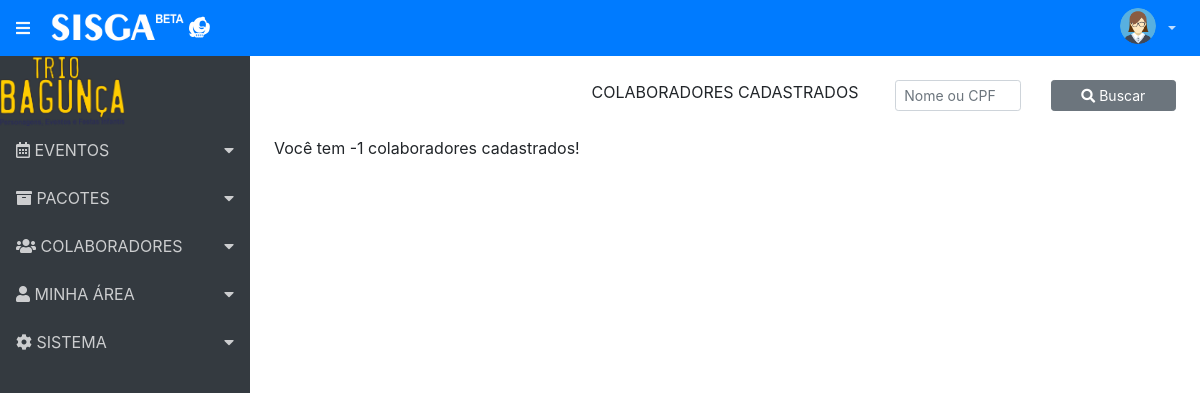
The app's page /index.php/colaborador/ColaboradoresCadastrados, older data.
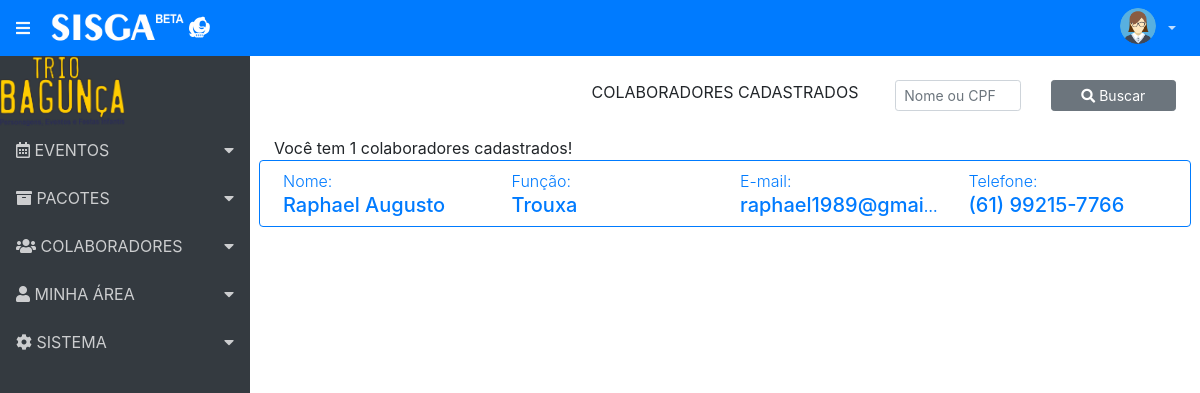
The same page, newer data.
### tables this page shows
CREATE TABLE `colaborador` (
  `id_colab` int(9) NOT NULL,
  `nome_colab` varchar(50) NOT NULL,
  `sobrenome_colab` varchar(50) DEFAULT NULL,
  `funcao_colab` varchar(30) NOT NULL,
  `cpf_colab` varchar(14) DEFAULT NULL,
  `nasc_colab` date NOT NULL,
  `sexo_colab` varchar(9) DEFAULT NULL,
  `cep_colab` varchar(10) NOT NULL,
  `rua_colab` text NOT NULL,
  `cidade_colab` text NOT NULL,
  `bairro_colab` varchar(25) NOT NULL,
  `estado_colab` varchar(2) NOT NULL,
  `complemento_colab` text NOT NULL,
  `fixo_colab` varchar(15) NOT NULL,
  `cel_colab` varchar(16) NOT NULL,
  `email_colab` varchar(50) NOT NULL,
  `login_colab` varchar(20) NOT NULL,
  `senha_colab` text NOT NULL,
  `foto_colab` text NOT NULL
);

### application/controllers/Colaborador.php (called while the page is built, shortened)
<?php
class Colaborador extends CI_Controller {
	function __construct() {
		$this->load->library('form_validation');
	}
	public function ColaboradoresCadastrados()	{
		$dados['titulo'] = 'Colaboradores Cadastros';
		$this->load->model('Colaborador_model');
		$lista = $this->Colaborador_model->MostraColaborador();
		$Colaborador =  array('colaborador' => $lista);
		$TotalColab = count($lista);
		$Colaborador["total"] = $TotalColab;
		$this->load->view('header', $dados);
		$this->load->view('menu');
		$this->load->view('ColaboradoresCadastrados', $Colaborador);
		$this->load->view('footer');
	}
}

### index.php (called while the page is built, shortened)
<?php
require_once BASEPATH.'core/CodeIgniter.php';

### application/models/Colaborador_model.php (called while the page is built, shortened)
<?php
class Colaborador_model extends CI_Model {
	public function MostraColaborador () {
		return $this->db->get('colaborador')->result_array();
	}
}

### application/views/ColaboradoresCadastrados.php (the view, shortened to what this page needs)
<div class="container p-4">
	<form action="">
		<div class="form-group row">
			<div class="col-lg-4"></div>
			<div class="col-lg-4"><p class="text-center">COLABORADORES CADASTRADOS</p></div>
			<div class="col-lg-2 text-left">
				<input type="text" class="form-control form-control-block form-control-sm" id="inputdefault" placeholder="Nome ou CPF">
			</div>
			<div class="col-lg-2"><button class="btn btn-secondary btn-sm btn-block" type="submit"><i class="fas fa-search"></i> Buscar</button></div>
		</div>
	</form>
		<?php
			if ($this->session->userdata('IdUser') == '1') {
				$total = $total;
			} else {
				$total = $total - 1;
			}
		?>
		<span class="text-right"><?php echo "Você tem ".$total." colaboradores cadastrados!"; ?></span>
      	<?php foreach ($colaborador as $colab) :
      		if ($this->session->userdata('IdUser') == '1') { ?>
			<div class="row border border-primary rounded p-2 mb-2 text-primary">
                <div class="col text-truncate">
                    <span class="font-weight-light">Nome: <br /></span>
                    <span class="h5"><?= anchor("Colaborador/DetalheColaborador/{$colab['id_colab']}", $colab['nome_colab']); ?></span>
                </div>
                <div class="col">
                    <span class="font-weight-light text-truncate">Função: <br /></span>
                    <span class="h5"><?= anchor("Colaborador/DetalheColaborador/{$colab['id_colab']}", $colab['funcao_colab']); ?></span>
                </div>
                <div class="col text-truncate">
                    <span class="font-weight-light">E-mail: <br /></span>
                    <span class="h5"><?= anchor("Colaborador/DetalheColaborador/{$colab['id_colab']}", $colab['email_colab']); ?></span>
                </div>
								<div class="col text-truncate">
                    <span class="font-weight-light">Telefone: <br /></span>
                    <span class="h5">
						<?php
							if (empty($colab['fixo_cli'])) {
								echo anchor("Colaborador/DetalheColaborador/{$colab['id_colab']}", $colab['cel_colab']);
							} else {
								echo anchor("Colaborador/DetalheColaborador/{$colab['id_colab']}", $colab['fixo_colab']);
							}
						?>
						</span>
                </div>
            </div>
            <?php
	      		} elseif ($colab['id_colab'] == '1') {
	      			echo "";
	      		} else {
      		?>
      			<div class="row border border-primary rounded p-2 mb-2 text-primary">
	                <div class="col text-truncate">
	                    <span class="font-weight-light">Nome: <br /></span>
	                    <span class="h5"><?= anchor("Colaborador/DetalheColaborador/{$colab['id_colab']}", $colab['nome_colab']); ?></span>
	                </div>
	                <div class="col">
	                    <span class="font-weight-light text-truncate">Função: <br /></span>
	                    <span class="h5"><?= anchor("Colaborador/DetalheColaborador/{$colab['id_colab']}", $colab['funcao_colab']); ?></span>
	                </div>
	                <div class="col text-truncate">
	                    <span class="font-weight-light">E-mail: <br /></span>
	                    <span class="h5"><?= anchor("Colaborador/DetalheColaborador/{$colab['id_colab']}", $colab['email_colab']); ?></span>
	                </div>
									<div class="col text-truncate">
	                    <span class="font-weight-light">Telefone: <br /></span>
	                    <span class="h5">
							<?php
								if (empty($colab['fixo_cli'])) {
									echo anchor("Colaborador/DetalheColaborador/{$colab['id_colab']}", $colab['cel_colab']);
								} else {
									echo anchor("Colaborador/DetalheColaborador/{$colab['id_colab']}", $colab['fixo_colab']);
								}
							?>
						</span>
	                </div>
	            </div>
        <?php } endforeach?>
</div>

Row changes from the older to the newer data that the page shows:
added colaborador: id_colab+nome_colab "Raphael Augusto", id_colab+funcao_colab "Trouxa", id_colab+email_colab "raphael1989@gmai…", id_colab+cel_colab "(61) 99215-7766"
Text that changed along with them:
$total: "-1" → "1"
